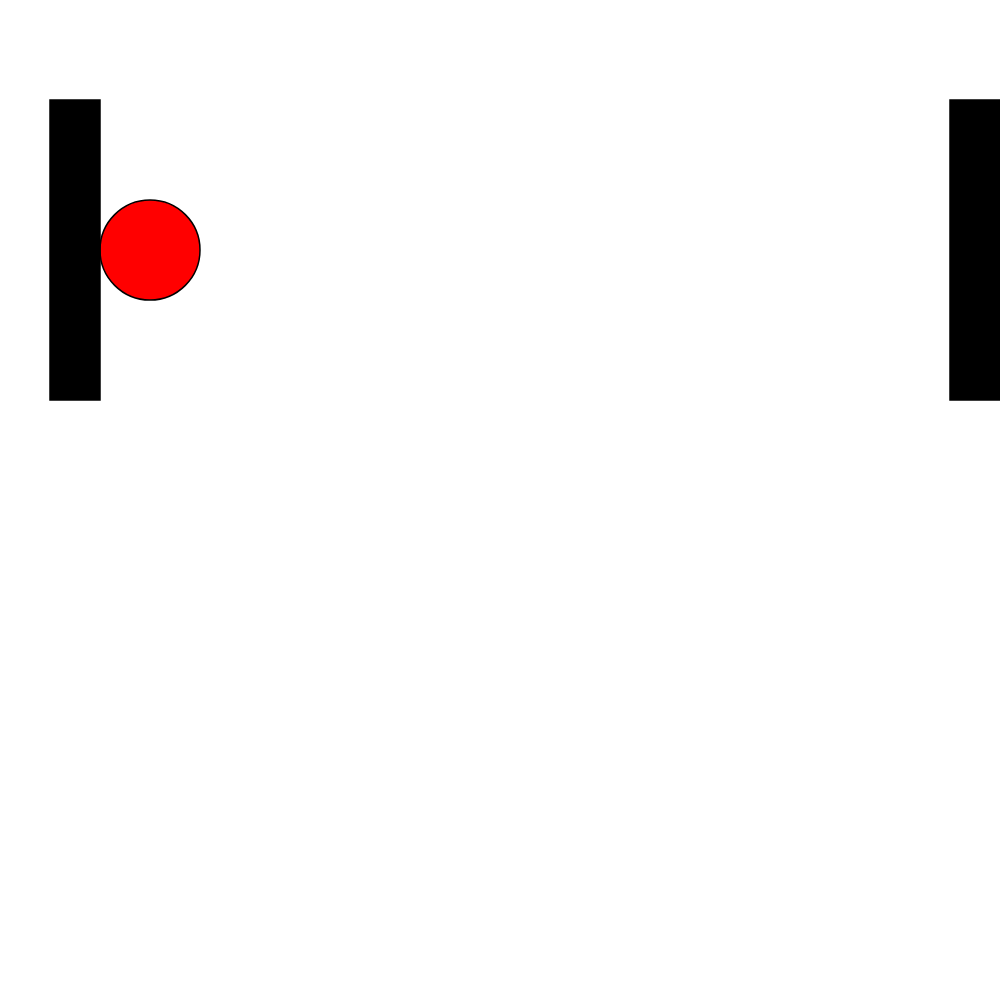
Frame 1 (no input)
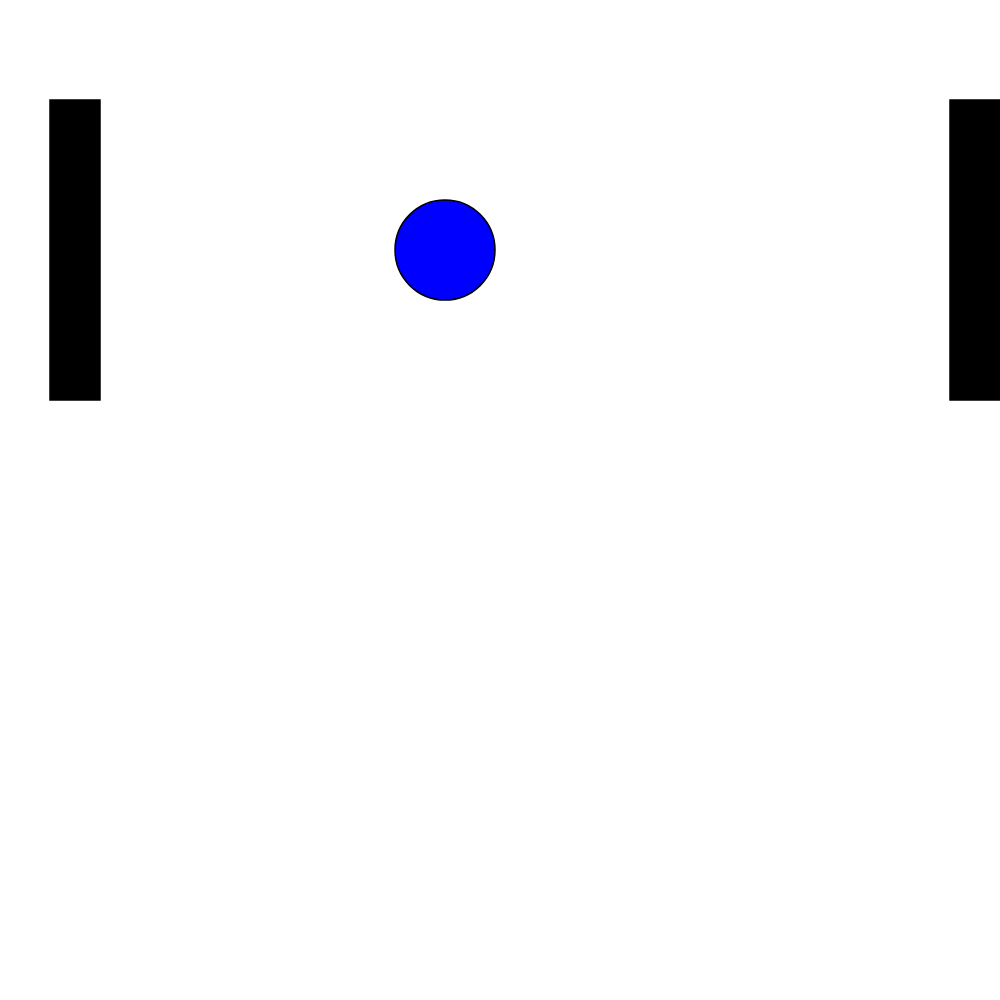
Frame 60 (no input)
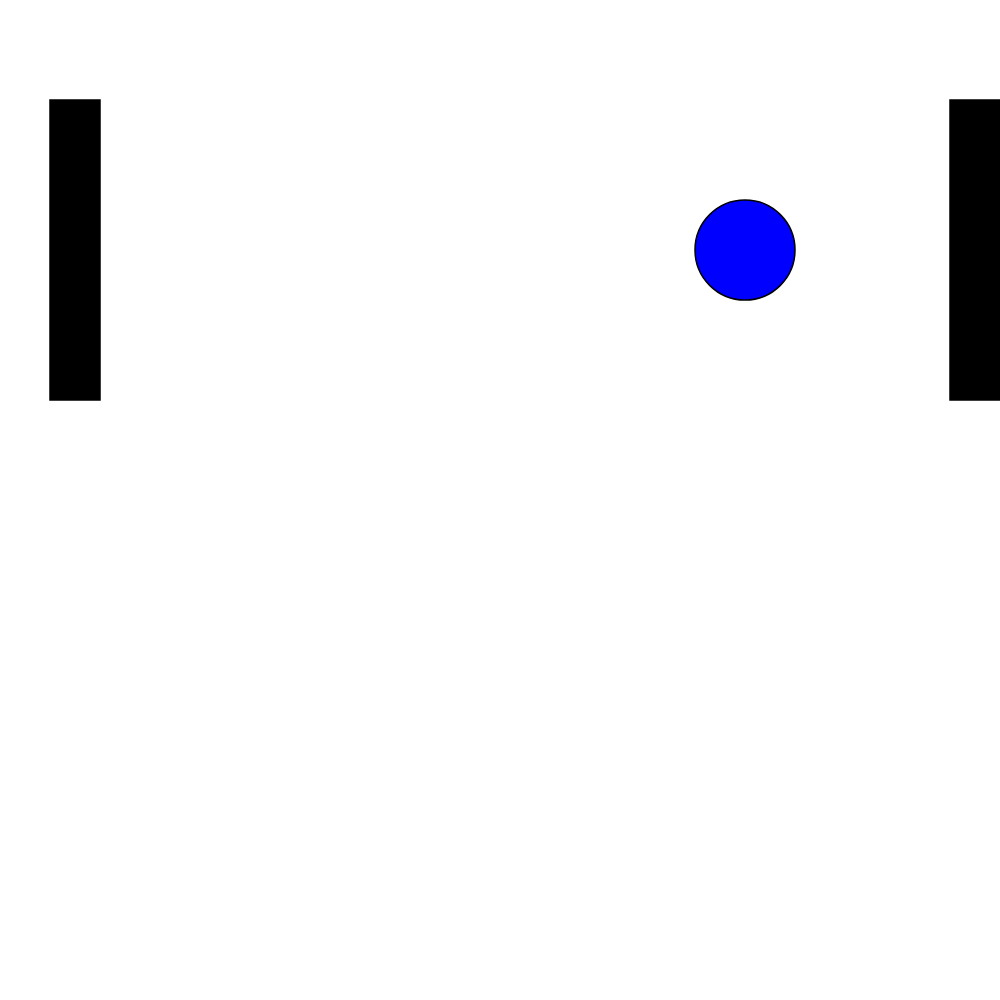
Frame 120 (the mouse pressed at the canvas centre since frame 60)

The p5.js sketch that drew these frames (run headless with seeded random() and noise() and a simulated clock; from frame 60 on, the mouse is pressed at the canvas centre):

// p5.js sketch
// ── sketch.js
function setup() {
 	createCanvas(1000,1000);//creating canvas or work space//
	
//Building walls for frame 1//
	fill(0,0,0);
	rect(50,100,50,300);
	rect(950,100,50,300);
//**************************//	
	
}
//initializing variables//
	var x = 150; //x cordinate of ellipse//
	var y = 250; //y cordinate of ellipse//
	var z = 1; //variable to check if ellipse has reached the wall//

//variables for fill for ellipse//
	var c_red = 0;
	var c_green = 0;
	var c_blue = 0;
//******************************//
	var i = 0; //counter for changing the colour of ellipse//
//***********************//
function draw() {
//Code to change colour of ellipse after every 20 frames//
	if(i<=19)
	{
		c_red = 255;
		c_green = 0;
		c_blue = 0;
		i=i+1;
	}
	else if(i<=39 && i>19)
	{
		c_red = 0;
		c_green = 255;
		c_blue = 0;
		i = i + 1;
	}
	else if(i<=59 && i >39)
	{
		c_red = 0;
		c_green = 0;
		c_blue = 255;
		i = i +1;
	}
	
	fill(c_red,c_green,c_blue);
	
	if(i>59)
	{
		i = 0;
	}
//****************************************************//
	
	strokeWeight(1.5); //increasing the boundary thickness//
	
//code to move ellipse from left ball to right ball//
	if(z==1 && x<901)
	{
		background(255);
		ellipse(x,y,100,100);
		x= x+5;
	}
	else
	{
		z = 0;
	}
//************************************************//
	
//code to move ellipse from right to left//
	if(z==0 && x>149)
	{
		background(255);
		ellipse(x,y,100,100);
		x= x-5;	
	}
	else
	{
		z = 1;
	}
//***************************************//

//redrawing left and right walls for the next frame//
	fill(0,0,0);
	rect(50,100,50,300);
	rect(950,100,50,300);
//*************************************************//
}

// ── Color_Changing_Bouncing_Ball.js
function setup() {
 	createCanvas(1000,1000);//creating canvas or work space//
	
//Building walls for frame 1//
	fill(0,0,0);
	rect(50,100,50,300);
	rect(950,100,50,300);
//**************************//	
	
}
//initializing variables//
	var x = 150; //x cordinate of ellipse//
	var y = 250; //y cordinate of ellipse//
	var z = 1; //variable to check if ellipse has reached the wall//

//variables for fill for ellipse//
	var c_red = 0;
	var c_green = 0;
	var c_blue = 0;
//******************************//
	var i = 0; //counter for changing the colour of ellipse//
//***************************//

function draw() {
//Code to change colour of ellipse after every 20 frames//
	if(i<=19)
	{
		c_red = 255;
		c_green = 0;
		c_blue = 0;
		i=i+1;
	}
	else if(i<=39 && i>19)
	{
		c_red = 0;
		c_green = 255;
		c_blue = 0;
		i = i + 1;
	}
	else if(i<=59 && i >39)
	{
		c_red = 0;
		c_green = 0;
		c_blue = 255;
		i = i +1;
	}
	
	fill(c_red,c_green,c_blue);
	
	if(i>59)
	{
		i = 0;
	}
//****************************************************//
	
	strokeWeight(1.5); //increasing the boundary thickness//
	
//code to move ellipse from left ball to right ball//
	if(z==1 && x<901)
	{
		background(255);
		ellipse(x,y,100,100);
		x= x+5;
	}
	else
	{
		z = 0;
	}
//************************************************//
	
//code to move ellipse from right to left//
	if(z==0 && x>149)
	{
		background(255);
		ellipse(x,y,100,100);
		x= x-5;	
	}
	else
	{
		z = 1;
	}
//***************************************//

//redrawing left and right walls for the next frame//
	fill(0,0,0);
	rect(50,100,50,300);
	rect(950,100,50,300);
//*************************************************//
}
